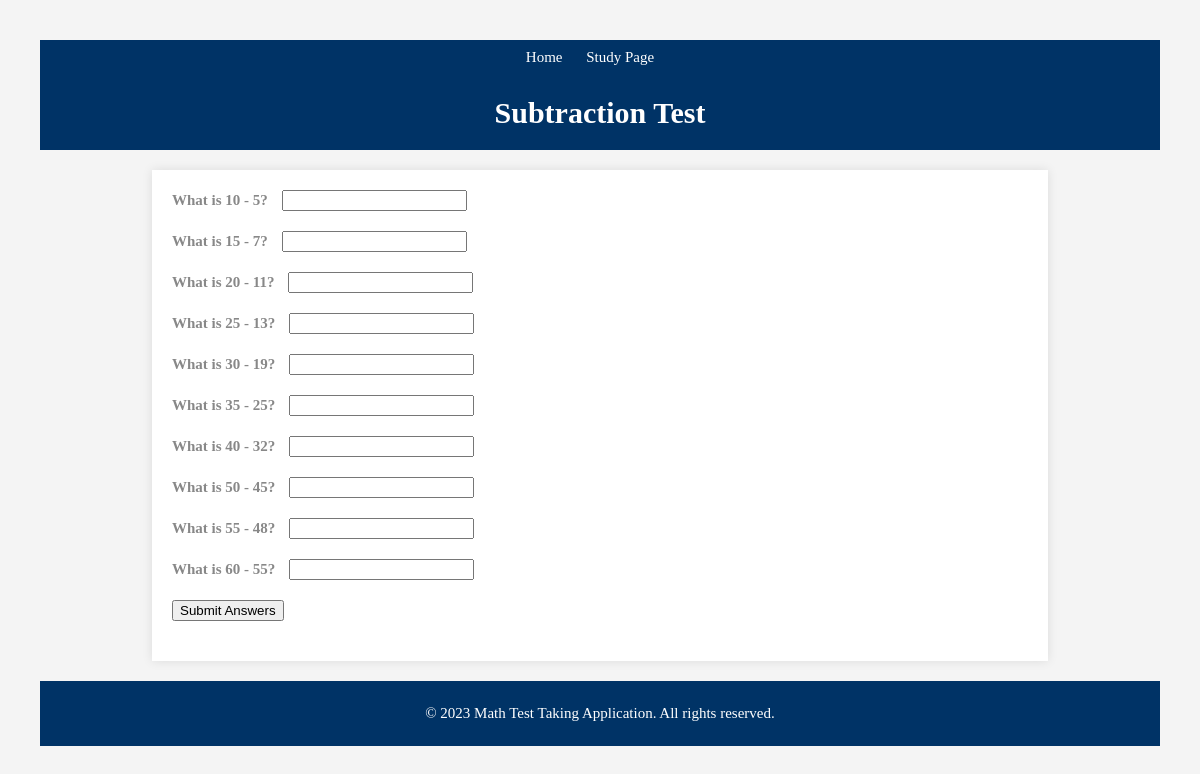
The page /subtraction.html on the database its author committed.
### tables this page shows
CREATE TABLE subtraction_questions ( id INTEGER PRIMARY KEY, question TEXT, correct_answer INTEGER);

### math_quiz/app.py (the view)
@app.route('/subtraction.html', methods=['GET', 'POST'])
def subtraction():
    if request.method == 'POST':
        questions, correct_answers = get_subtraction_questions()
        print("User Answers:", request.form.values())
        print("Correct Answers:", correct_answers)
        user_answers = [int(request.form.get(f'q{i}')) for i in range(1, len(correct_answers) + 1)]
        print("User Answers:", user_answers)
        score = calculate_score(user_answers, correct_answers)
        if score >= 70:
            feedback_message = "Congratulations! You passed the test."
        else:
            feedback_message = "You need to study more. Try again later."
        return render_template('subtraction.html', score=score, feedback_message=feedback_message)
    else:
        questions, _ = get_subtraction_questions()
        return render_template('subtraction.html', questions=questions)

### math_quiz/app.py (called while the page is built)
def get_subtraction_questions():
    questions = []
    correct_answers = []
    with sqlite3.connect('quiz.db') as conn:
        cursor = conn.cursor()
        cursor.execute("SELECT question, correct_answer FROM subtraction_questions")
        rows = cursor.fetchall()
        for row in rows:
            questions.append(row[0])
            correct_answer = row[1]
            if isinstance(correct_answer, list):  # Check if the correct answer is a list
                correct_answer = correct_answer[0]  # Extract the first element of the list
            correct_answers.append(correct_answer)
    return questions, correct_answers

### math_quiz/templates/subtraction.html (shortened to what this page needs)
<!DOCTYPE html>
<html lang="en">
<head>
</head>
<body>
    <nav>
        <ul class="nav-links">
            <li><a href="/">Home</a></li>
            <li><a href="study.html">Study Page</a></li>
        </ul>
    </nav>
    <header>
        <h1>Subtraction Test</h1>
    </header>
    <section class="quiz-container">
        <form id="subtractionTestForm" method="post" action="/subtraction.html">
            {% for question in questions %}
            <div class="question">
                <label>{{ question }}</label>
                <input type="text" name="q{{ loop.index }}" autocomplete="off">
            </div>
            {% endfor %}
            <button type="submit">Submit Answers</button>
        </form>
    </section>
    <footer>
        <p>&copy; 2023 Math Test Taking Application. All rights reserved.</p>
    </footer>
</body>
</html>

### math_quiz/templates/subtraction.html (style rules this page uses)
* { box-sizing: border-box; }
body { font-family: 'Georgia', Palatino, 'Palatino Linotype', Times, 'Times New Roman', serif; font-size: 15px; color: #888; letter-spacing: 0px; text-align: justify; line-height: 100%; margin: 20px; padding: 20px; background-color: #f4f4f4; }
nav { background-color: #003366; overflow: hidden; text-align: center; padding: 10px; }
.nav-links { list-style-type: none; margin: 0; padding: 0; }
.nav-links li { display: inline-block; margin-right: 20px; }
.nav-links li a { color: #ffffff; text-decoration: none; }
header { text-align: center; padding: 10px; background-color: #003366; color: #ffffff; margin-bottom: 20px; }
.quiz-container { width: 80%; margin: auto; background-color: #fff; padding: 20px; box-shadow: 0 0 10px 0 rgba(0,0,0,0.1); }
.question { margin-bottom: 20px; }
.question label { font-weight: bold; }
.question input { margin-left: 10px; }
footer { margin-top: 20px; padding: 10px; background-color: #003366; color: #ffffff; text-align: center; }

### rows shown on the page
subtraction_questions: question "What is 10 - 5?"
subtraction_questions: question "What is 15 - 7?"
subtraction_questions: question "What is 20 - 11?"
subtraction_questions: question "What is 25 - 13?"
subtraction_questions: question "What is 30 - 19?"
subtraction_questions: question "What is 35 - 25?"
subtraction_questions: question "What is 40 - 32?"
subtraction_questions: question "What is 50 - 45?"
subtraction_questions: question "What is 55 - 48?"
subtraction_questions: question "What is 60 - 55?"
